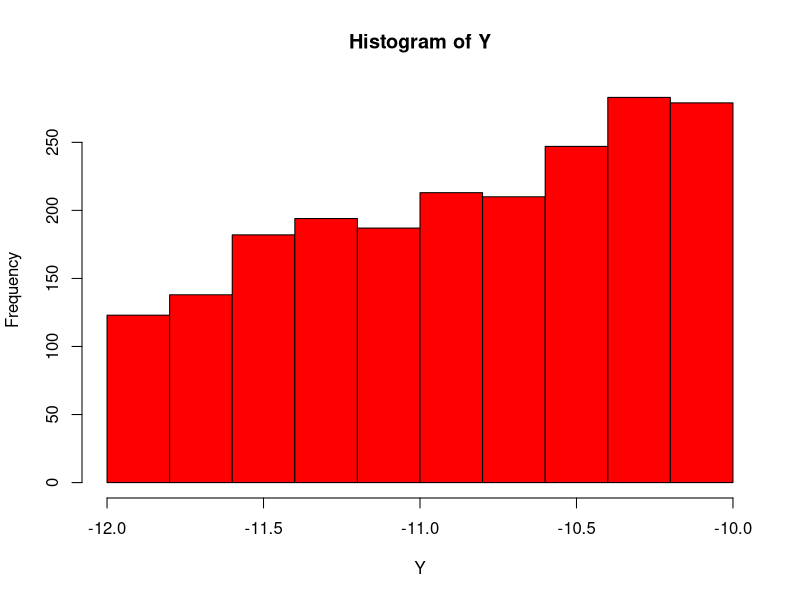
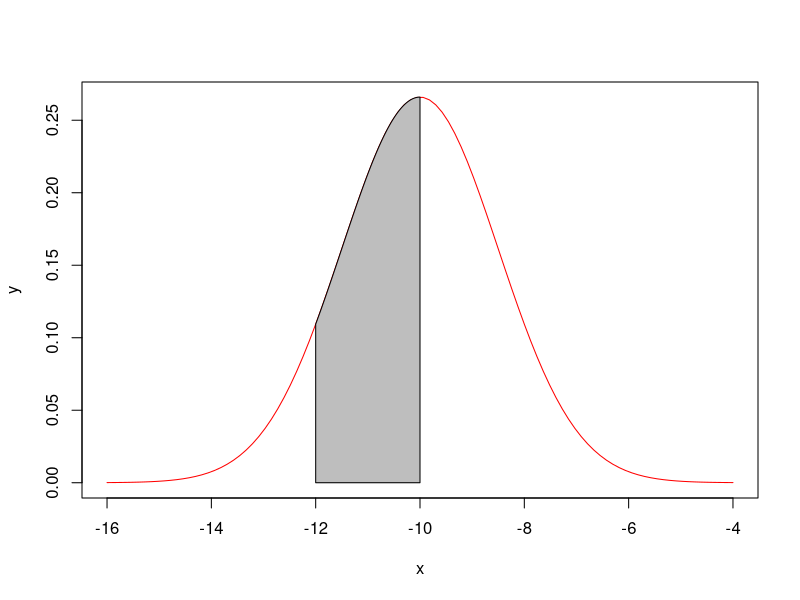

Here is the R script that generated these plots, in order:
# Exercice 6:
# 1- Simulation de la loi normale de parametre mu = -10 et sigma=1.5
  M=5000; mu=-10; sigma=1.5
  Xn=rnorm(M, mu, sigma)
# 2- Trie des resultats
  Y=Xn[Xn<=-10 & Xn>-12]
  hist(Y, col='red')
# 3- Comparaison entre proportion et probabilite
  prop =length(Y)/M
  prob =pnorm(-10, mu, sigma) - pnorm(-12, mu, sigma)
  prop; prob
  # Les resultats sont presque les memes
# 4- Superposition de la fonction densite
  x = seq(-16, -4, length=100) # pts d'abscisses,
  y =dnorm(x, mu, sigma)       # pts d'ordonn�es
  plot(x, y, type="l", col="red")
  u=seq(-12,-10, length=100); v=dnorm(u, mu, sigma)
  polygon(c(-12, u,-10), c(0, v, 0), col="grey")
